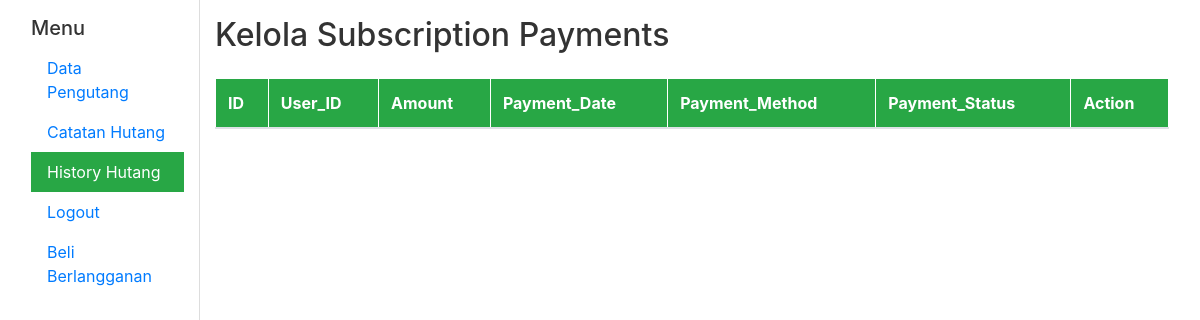
The app's page /index.php/payment/manage_subscription, older data.
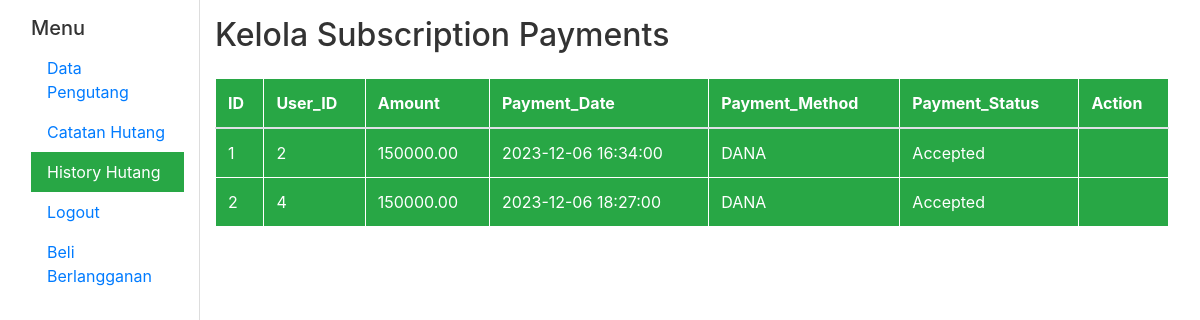
The same page, newer data.
### tables this page shows
CREATE TABLE `subscriptionpayments` (
  `ID` int NOT NULL,
  `User_ID` int DEFAULT NULL,
  `Amount` decimal(10,2) DEFAULT NULL,
  `Payment_Date` datetime DEFAULT NULL,
  `Payment_Method` varchar(50) DEFAULT NULL,
  `Payment_Status` enum('Pending','Accepted') DEFAULT 'Pending',
  `Payment_Proof` varchar(255) DEFAULT NULL,
  `Created_At` timestamp NULL DEFAULT CURRENT_TIMESTAMP,
  `Updated_At` timestamp NULL DEFAULT CURRENT_TIMESTAMP ON UPDATE CURRENT_TIMESTAMP
);

### application/controllers/Payment.php (called while the page is built, shortened)
<?php
class Payment extends CI_Controller {
    public function __construct() {
        $this->load->model('Payment_model');
    }
    public function manage_subscription() {
        $data['payments'] = $this->Payment_model->get_payments();
        $this->load->view('admin/manage_subscription', $data);
    }
}
?>

### index.php (called while the page is built, shortened)
<?php
require_once BASEPATH.'core/CodeIgniter.php';

### application/models/Payment_model.php (called while the page is built, shortened)
<?php
class Payment_model extends CI_Model {
    public function get_payments() {
        return $this->db->get('SubscriptionPayments')->result();
    }
}
?>

### application/views/admin/manage_subscription.php (the view, shortened to what this page needs)
<!DOCTYPE html>
<html lang="en">
<head>
    <link rel="stylesheet" href="https://maxcdn.bootstrapcdn.com/bootstrap/4.5.2/css/bootstrap.min.css">
</head>
<body>
    <div class="container-fluid">
        <div class="row">
            <div class="col-md-2 sidebar">
                <div class="mt-3 ml-3">
                    <h5>Menu</h5>
                    <ul class="nav flex-column">
                        <li class="nav-item">
                            <a class="nav-link" href="<?php echo site_url('pelanggan') ?>">Data Pengutang</a>
                        </li>
                        <li class="nav-item">
                            <a class="nav-link " href="<?php echo site_url('hutang') ?>">Catatan Hutang</a>
                        </li>
                        <li class="nav-item">
                            <a class="nav-link active" href="<?php echo site_url('hutang/history_hutang') ?>">History Hutang</a>
                        </li>
                        <li class="nav-item">
                            <a class="nav-link" href="<?php echo site_url('auth/do_logout') ?>">Logout</a>
                        </li>
                        <li class="nav-item">
                            <a class="nav-link" href="<?php echo site_url('payment') ?>">Beli Berlangganan</a>
                        </li>
                    </ul>
                </div>
            </div>
            <div class="col-md-10">
                <div class="mt-3 mr-3">
                    <h2>Kelola Subscription Payments</h2>
                    <div class="mt-4">
                        <table class="table table-bordered table-green">
                            <thead>
                                <tr>
                                    <th>ID</th>
                                    <th>User_ID</th>
                                    <th>Amount</th>
                                    <th>Payment_Date</th>
                                    <th>Payment_Method</th>
                                    <th>Payment_Status</th>
                                    <th>Action</th>
                                </tr>
                            </thead>
                            <tbody>
                                <?php foreach ($payments as $payment): ?>
                                <tr>
                                    <td><?= $payment->ID ?></td>
                                    <td><?= $payment->User_ID ?></td>
                                    <td><?= $payment->Amount ?></td>
                                    <td><?= $payment->Payment_Date ?></td>
                                    <td><?= $payment->Payment_Method ?></td>
                                    <td><?= $payment->Payment_Status ?></td>
                                    <td>
                                    </td>
                                </tr>
                                <?php endforeach; ?>
                            </tbody>
                        </table>
                    </div>
                </div>
            </div>
        </div>
    </div>
</body>
</html>

### application/views/admin/manage_subscription.php (style rules this page uses)
body { background-color: #fff; color: #333; }
.sidebar { background-color: #fff; border-right: 1px solid #ddd; height: 100vh; }
.active { background-color: #28a745; color: #fff; }
.table-green { background-color: #28a745; color: #fff; }
.table-green th, .table-green td { border-color: #fff; }

Row changes from the older to the newer data that the page shows:
added subscriptionpayments: ID "1", User_ID "2", Amount "150000.00", Payment_Date "2023-12-06 16:34:00", Payment_Method "DANA", Payment_Status "Accepted"
added subscriptionpayments: ID "2", User_ID "4", Amount "150000.00", Payment_Date "2023-12-06 18:27:00", Payment_Method "DANA", Payment_Status "Accepted"
